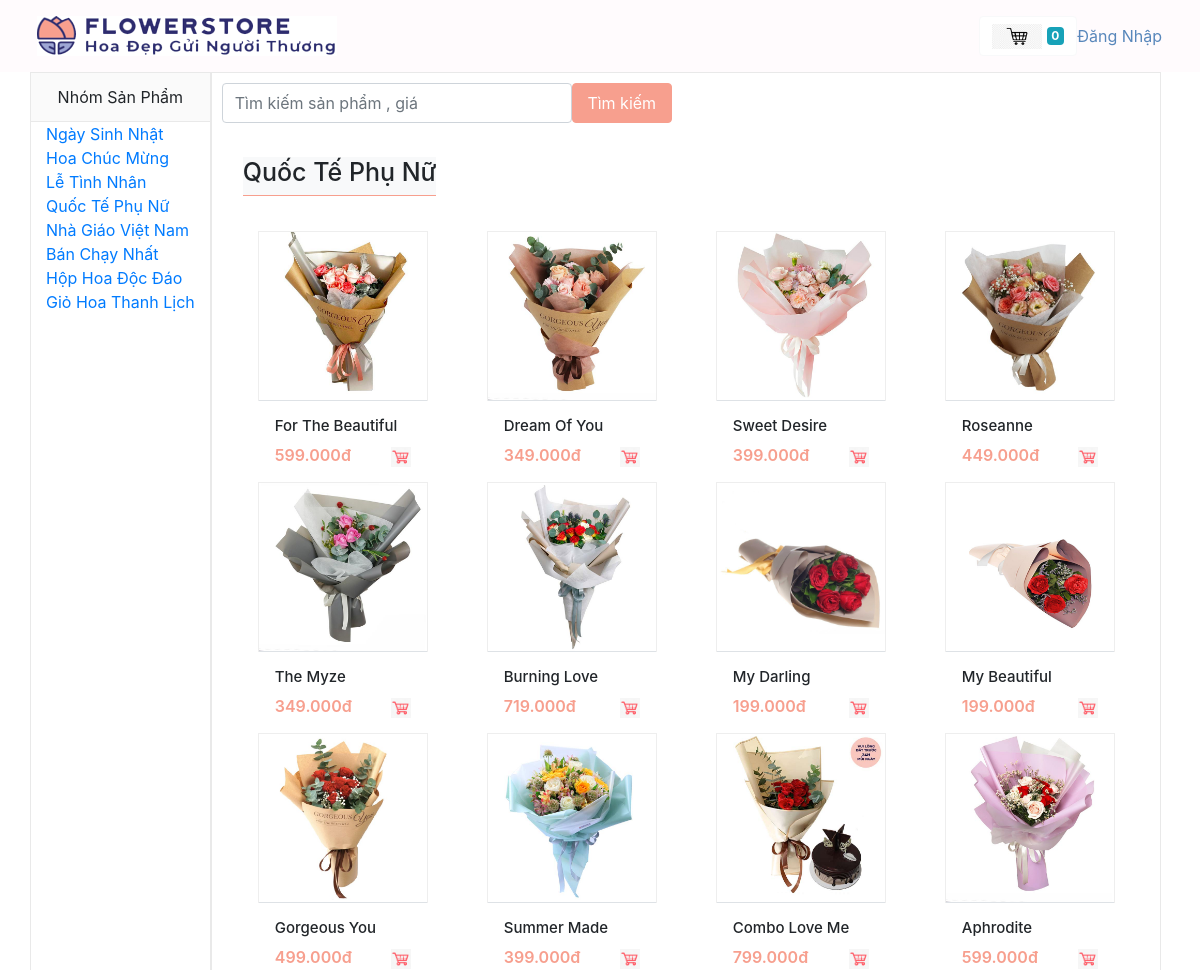
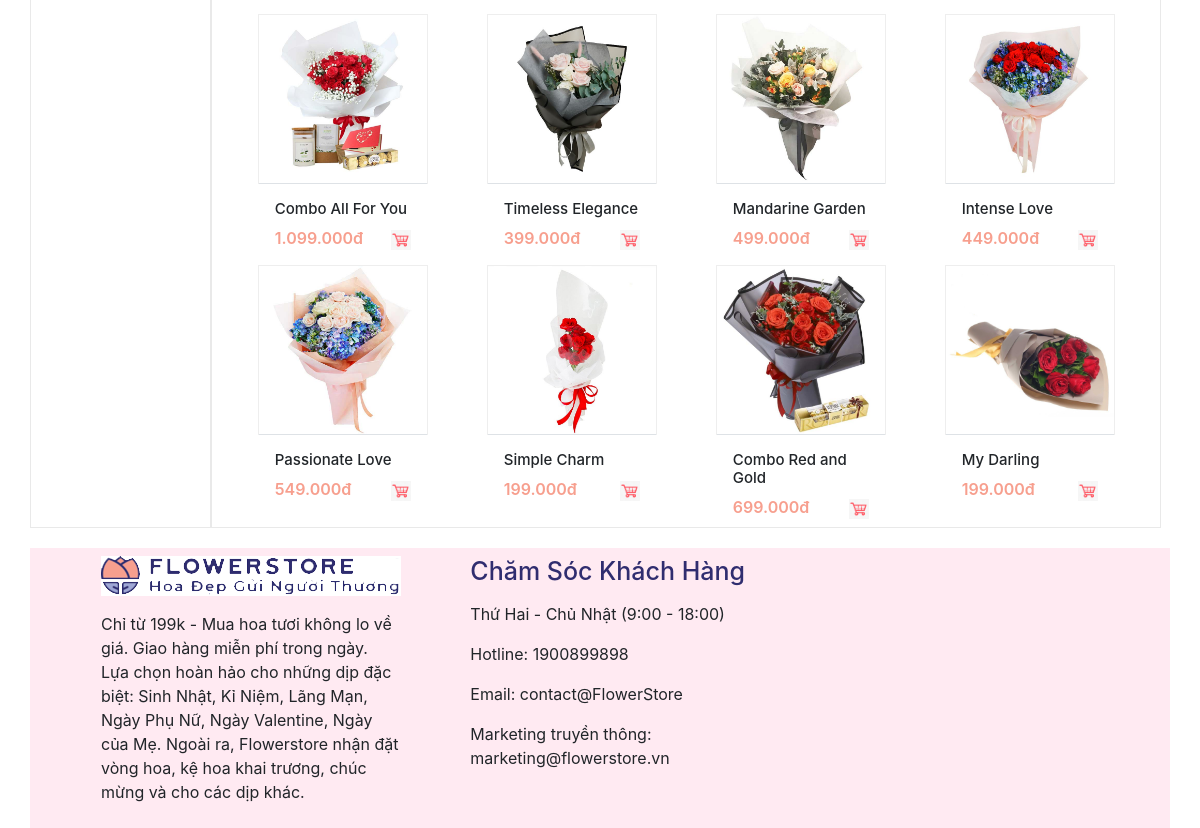
Page /Category.php?id_category=4 on the committed database (2 pictures, top to bottom).
### tables this page shows
CREATE TABLE `category` (
  `id_category` int(11) NOT NULL,
  `name` varchar(50) NOT NULL,
  `created_at` datetime DEFAULT NULL,
  `updated_at` datetime DEFAULT NULL
);

CREATE TABLE `products` (
  `id_product` int(11) NOT NULL,
  `id_category` int(11) DEFAULT NULL,
  `title` varchar(250) DEFAULT NULL,
  `price` float DEFAULT NULL,
  `content` longtext DEFAULT NULL,
  `thumbnail` varchar(500) DEFAULT NULL,
  `created_at` datetime DEFAULT NULL,
  `updated_at` datetime DEFAULT NULL
);

### db/dbhelper.php (called while the page is built, shortened)
<?php
function executeResult($sql, $onlyOne = false) {
	$conn = mysqli_connect(HOST, USERNAME, PASSWORD, DATABASE);
	mysqli_set_charset($conn, 'utf8');
	$resultset = mysqli_query($conn, $sql);
	$data = [];
	if($onlyOne) {
		$data = mysqli_fetch_array($resultset, 1);
	} else {
		$data = [];
		while(($row = mysqli_fetch_array($resultset, 1)) != null) {
			$data[] = $row;
		}
	}
	return $data;
}

### untils/utility.php (called while the page is built, shortened)
<?php
function removeSpecialCharacter($str) {
	$str = str_replace('\\', '\\\\', $str);
	$str = str_replace('\'', '\\\'', $str);
	return $str;
}
function getGet($key) {
	$value = '';
	if(isset($_GET[$key])) {
		$value = $_GET[$key];
	}
	return removeSpecialCharacter($value);
}

### Category.php (the view, shortened to what this page needs)
 <?php
 require_once('db/dbhelper.php');
 require_once('untils/utility.php');
 include_once('layout/header.php');
 include_once('layout/sidebar.php');
 ?>
 <div class=" sidebar-box col-md-10"  >
      <form class="row" style="padding: 10px" method="get">
    <div class="form-group" >
      <input class="form-control" type="text" name="search" placeholder="Tìm kiếm sản phẩm , giá" style="height:40px;width:350px" >
    </div>
    <div>
     <button class="btn bg-pink text-white " type="submit" name="submit"style="height:40px;width:100px">Tìm kiếm</button>
    </div>
  </form>
   <div class=" navbar ">
     <?php
     $id = getGet('id_category');
     if (isset($id) ) {
      if ($id > 0) {
       $BanChay = executeResult('select * from category where id_category= '.$id,true);
       ?>
       <h3 class="bg-light  section-title-1" style="font-size: 25px"><span class="text-body"><?=$BanChay['name']?></span></h3>
       <div class="tab-pane">
        <div class="row">
         <?php
         $cate = executeResult('select * from products where id_category='.$_GET['id_category']);
         foreach ($cate as $item) {
           echo '<div class="col-md-3 col-9 " >
           <ul class="zoom">
             <div class="product-box-2 h-100 position-relative ">
               <a class="h-100 w-100" href="Details.php?id_product='.$item['id_product'].'">
               <img  src="upload/images/'.$item['thumbnail'].'" alt="hover" style="width:100%" />
               </a>
               <div class="p-3 border-top" >
                 <h2 class=" " style="font-size:15px">'.$item['title'].'</h2>
                 <div class="align-items-end  w-100" >
                   <div class="float-left flex-grow-1 price-box">
                     <div class="strong-600 d-lg-block product-price" style="color: #f79f8e">
                     '.number_format($item['price'],0,',','.').'đ
                     </div>
                     </div>
                     <div class="float-right d-lg-blockk">
                     <i class=""><img src="upload/images/logocart.png" style="width: 20px; hight: 20px"/></i>
                     </div>
                 </div>
               </div>
             </div>
           </ul>
           </div>  ';
         }
         ?>
       </div>
     </div>
     <?php
   }
 }
 ?>
</div>
</div>
<div style="padding: 10px"></div>
<?php
include_once('layout/footer.php');
?>

### layout/sidebar.php (shortened to what this page needs)
<div class="container">
<div class="row">
	<div class="bg-white sidebar-box md-3">
		<div class="box-title text-center">
			Nhóm Sản Phẩm
		</div>
		<div class="">
			<?php
			$categoryAll = executeResult('select * from category ');
			foreach ($categoryAll as $item) {
				echo '<div class="col-md-12 ">
				<a href="Category.php?id_category='.$item['id_category'].'">'.$item['name'].'</a>
				</div>';
			}
			?>
		</div>
	</div>

### rows in the picture
category: name "Ngày Sinh Nhật"
category: name "Hoa Chúc Mừng"
category: name "Lễ Tình Nhân"
category: name "Quốc Tế Phụ Nữ"
category: name "Nhà Giáo Việt Nam"
category: name "Bán Chạy Nhất"
category: name "Hộp Hoa Độc Đáo"
category: name "Giỏ Hoa Thanh Lịch"
products: thumbnail (picture), title "For The Beautiful", price "599.000"
products: thumbnail (picture), title "Dream Of You", price "349.000"
products: thumbnail (picture), title "Sweet Desire", price "399.000"
products: thumbnail (picture), title "Roseanne", price "449.000"
products: thumbnail (picture), title "The Myze", price "349.000"
products: thumbnail (picture), title "Burning Love", price "719.000"
products: thumbnail (picture), title "My Darling", price "199.000"
products: thumbnail (picture), title "My Beautiful", price "199.000"
products: thumbnail (picture), title "Gorgeous You", price "499.000"
products: thumbnail (picture), title "Summer Made", price "399.000"
products: thumbnail (picture), title "Combo Love Me", price "799.000"
products: thumbnail (picture), title "Aphrodite", price "599.000"
products: thumbnail (picture), title "Combo All For You", price "1.099.000"
products: thumbnail (picture), title "Timeless Elegance", price "399.000"
products: thumbnail (picture), title "Mandarine Garden", price "499.000"
products: thumbnail (picture), title "Intense Love", price "449.000"
products: thumbnail (picture), title "Passionate Love", price "549.000"
products: thumbnail (picture), title "Simple Charm", price "199.000"
products: thumbnail (picture), title "Combo Red and Gold", price "699.000"
products: thumbnail (picture), title "My Darling", price "199.000"

### other values in the picture
$count "0"
